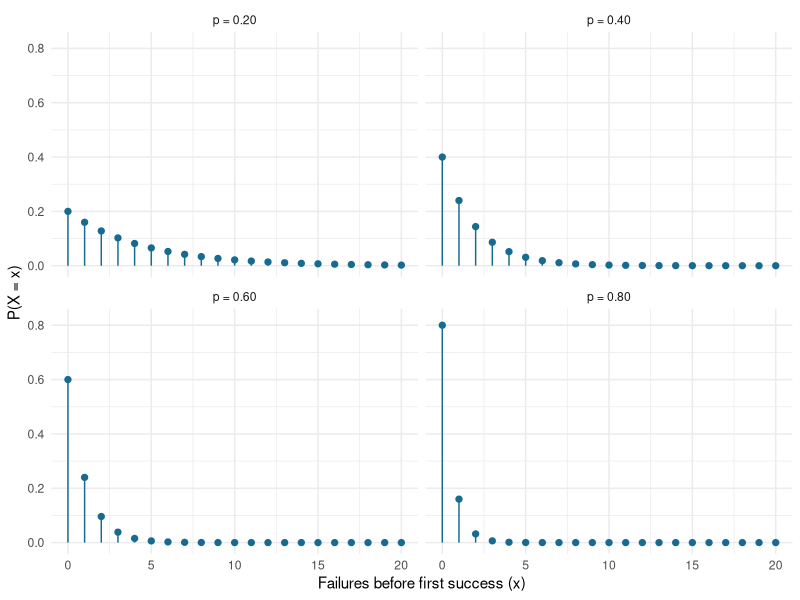
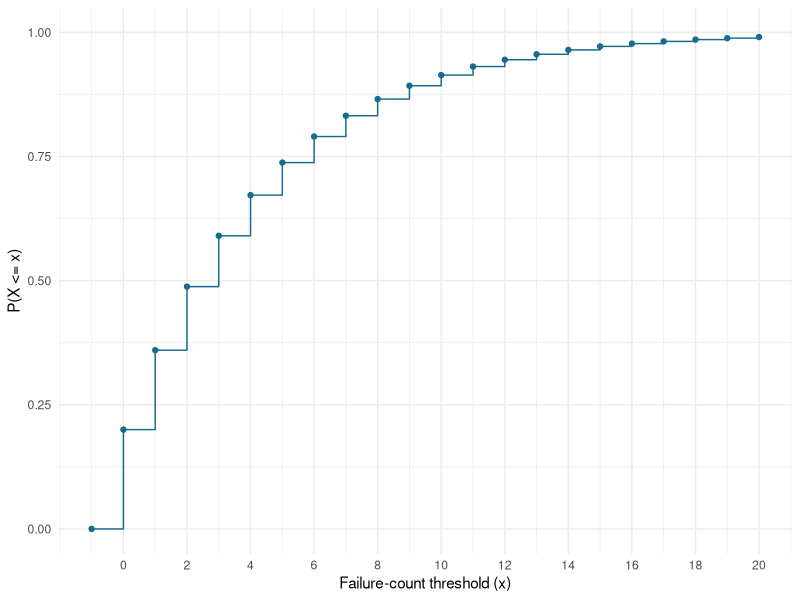

These charts were generated, in order, by the following R code:
## ---- chunk 1
knitr::opts_chunk$set(
  echo = TRUE, error = FALSE, message = FALSE,
  fig.width = 6.6, fig.height = 4.1, fig.align = "center",
  out.width = "100%", dpi = 150
)
library(ggplot2)
theme_set(theme_minimal(base_size = 11))
options(width = 78)
## ---- chunk 2
prob_values <- c(0.20, 0.40, 0.60, 0.80)
pmf_dat <- expand.grid(x = 0:20, prob = prob_values)
pmf_dat$pmf <- dgeom(pmf_dat$x, prob = pmf_dat$prob)
pmf_dat$panel <- factor(
  pmf_dat$prob, levels = prob_values,
  labels = paste0("p = ", sprintf("%.2f", prob_values))
)

ggplot(pmf_dat, aes(x = x, y = pmf)) +
  geom_segment(aes(xend = x, yend = 0), color = "#176B91") +
  geom_point(color = "#176B91", size = 1.8) +
  facet_wrap(~panel, ncol = 2) +
  scale_x_continuous(breaks = seq(0, 20, by = 5)) +
  scale_y_continuous(limits = c(0, 0.82)) +
  labs(x = "Failures before first success (x)",
       y = "P(X = x)")
## ---- chunk 3
parameter_summary <- data.frame(
  p = prob_values,
  Mean = (1 - prob_values) / prob_values,
  Variance = (1 - prob_values) / prob_values^2,
  SD = sqrt(1 - prob_values) / prob_values
)
knitr::kable(parameter_summary, digits = 3)
## ---- chunk 4
x_check <- 0:20
all.equal(
  dgeom(x_check, prob = 0.20),
  dnbinom(x_check, size = 1, prob = 0.20)
)
## ---- chunk 5
p_success <- 0.20
m <- 3
n_more <- 4
# pgeom(k - 1, lower.tail = FALSE) gives P(X >= k).
conditional_prob <-
  pgeom(m + n_more - 1, prob = p_success, lower.tail = FALSE) /
  pgeom(m - 1, prob = p_success, lower.tail = FALSE)
fresh_prob <- pgeom(n_more - 1, prob = p_success,
                    lower.tail = FALSE)
c(Conditional = conditional_prob, Fresh_start = fresh_prob)
## ---- chunk 6
cdf_dat <- data.frame(x = -1:20)
cdf_dat$cdf <- pgeom(cdf_dat$x, prob = p_success)
ggplot(cdf_dat, aes(x = x, y = cdf)) +
  geom_step(direction = "hv", color = "#176B91") +
  geom_point(color = "#176B91", size = 1.5) +
  scale_y_continuous(limits = c(0, 1)) +
  scale_x_continuous(breaks = seq(0, 20, by = 2)) +
  labs(x = "Failure-count threshold (x)", y = "P(X <= x)")
## ---- chunk 7
prob_examples <- data.frame(
  Event = c("Exactly 3 failures", "At most 3 failures",
            "More than 4 failures", "2 to 5 failures, inclusive"),
  Probability = c(
    dgeom(3, prob = p_success),
    pgeom(3, prob = p_success),
    pgeom(4, prob = p_success, lower.tail = FALSE),
    pgeom(5, prob = p_success) - pgeom(1, prob = p_success)
  )
)
knitr::kable(prob_examples, digits = 6)
## ---- chunk 8
u <- 0.90
failure_quantile <- qgeom(p = u, prob = p_success)
data.frame(
  Failure_quantile = failure_quantile,
  Attempts_needed = failure_quantile + 1,
  CDF_at_previous = pgeom(failure_quantile - 1, prob = p_success),
  CDF_at_quantile = pgeom(failure_quantile, prob = p_success)
)
## ---- chunk 9
set.seed(632)
simulated_x <- rgeom(n = 10000, prob = p_success)
simulation_summary <- data.frame(
  Quantity = c("Mean", "Variance", "Standard deviation"),
  Theoretical = c((1 - p_success) / p_success,
                  (1 - p_success) / p_success^2,
                  sqrt(1 - p_success) / p_success),
  Simulated = c(mean(simulated_x), var(simulated_x), sd(simulated_x))
)
knitr::kable(simulation_summary, digits = 3)
## ---- chunk 10
# Stop knitting if an important identity or example is accidentally changed.
stopifnot(
  isTRUE(all.equal(dgeom(0:20, prob = p_success),
                   dnbinom(0:20, size = 1, prob = p_success))),
  isTRUE(all.equal(conditional_prob, fresh_prob)),
  abs(sum(dgeom(0:20, prob = p_success)) +
        pgeom(20, prob = p_success, lower.tail = FALSE) - 1) < 1e-12,
  pgeom(failure_quantile, prob = p_success) >= u,
  pgeom(failure_quantile - 1, prob = p_success) < u,
  dgeom(0, prob = 1) == 1,
  dgeom(1, prob = 1) == 0
)
